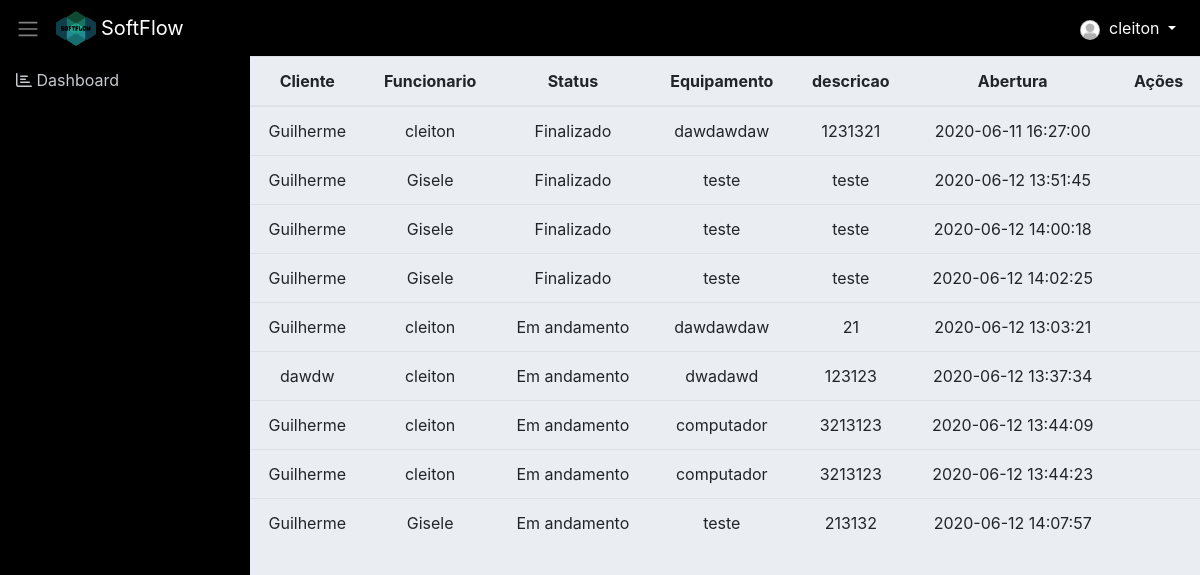
Page /chamado_todos.php (signed in) on the earlier database version.
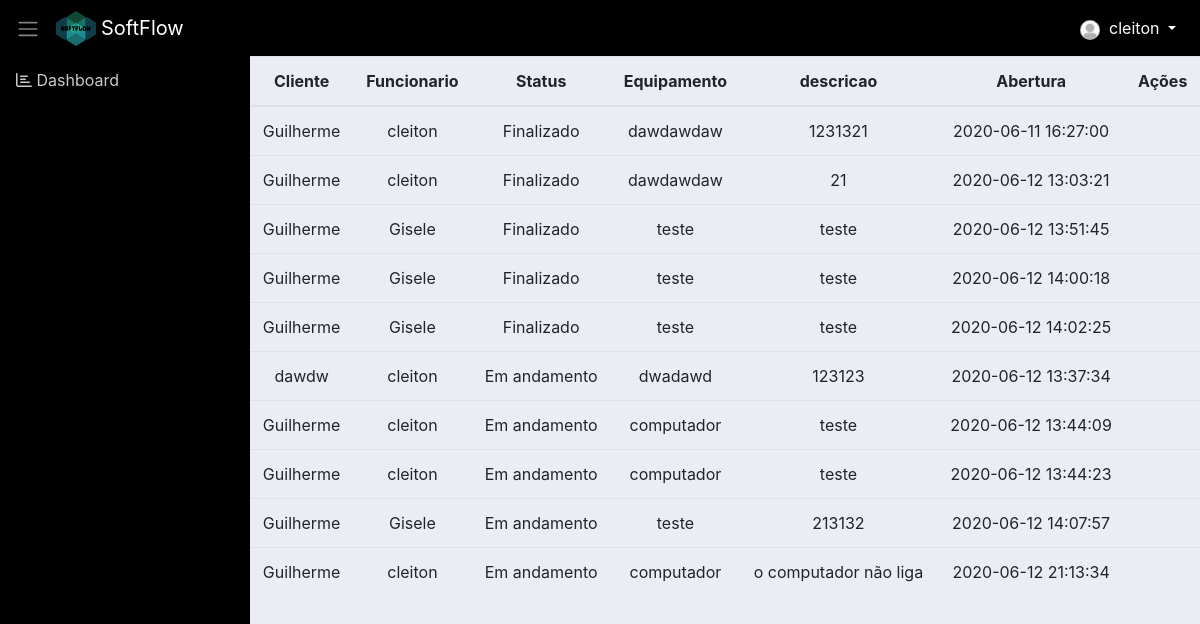
Same page on the later database version.
### tables this page shows
CREATE TABLE `chamado` (
  `id` int(11) NOT NULL,
  `id_cliente` int(11) NOT NULL,
  `id_funcionario` int(11) DEFAULT NULL,
  `status` varchar(155) NOT NULL,
  `equipamento` varchar(115) NOT NULL,
  `descricao` varchar(155) NOT NULL,
  `abertura` varchar(155) NOT NULL,
  `encerramento` varchar(155) DEFAULT NULL
);

CREATE TABLE `cliente` (
  `id` int(11) NOT NULL,
  `nome` varchar(255) NOT NULL,
  `cpf` int(50) NOT NULL,
  `telefone` int(50) NOT NULL,
  `sexo` varchar(255) NOT NULL,
  `email` varchar(255) NOT NULL,
  `cep` int(50) NOT NULL,
  `endereco` varchar(150) NOT NULL,
  `created` varchar(255) DEFAULT NULL
);

CREATE TABLE `funcionario` (
  `id` int(11) NOT NULL,
  `nome` varchar(114) NOT NULL,
  `cpf` varchar(115) NOT NULL,
  `rg` int(30) NOT NULL,
  `nascimento` varchar(30) NOT NULL,
  `email` varchar(115) NOT NULL,
  `endereco` varchar(150) NOT NULL,
  `cep` int(50) NOT NULL,
  `estado` varchar(50) NOT NULL,
  `telefone` int(10) NOT NULL,
  `tituloEleitor` varchar(115) NOT NULL,
  `escolaridade` varchar(115) NOT NULL,
  `ctps` varchar(115) NOT NULL,
  `sexo` varchar(30) NOT NULL,
  `senha` varchar(115) NOT NULL,
  `id_cargo` int(11) NOT NULL,
  `created` varchar(255) DEFAULT NULL
);

### classes/Model.php (called while the page is built, shortened)
<?php
require_once 'Conn.php';
class Model
{
    public function __construct()
    {
        $conn = new Conn();
        $this->db = $conn->getConn();
    }
}

### classes/Conn.php (called while the page is built)
<?php
class Conn {
    public static $Host = "localhost";
    public static $User = "root";
    public static $Pass = "";
    public static $Dbname = "sistema_informatica_pi";
    private static $Connect = null;
    private static function Conectar() {
        try {
            if(self::$Connect == null):
                self::$Connect = new PDO('mysql:host=' . self::$Host .';dbname='.self::$Dbname, self::$User, self::$Pass);
            endif;
        } catch (Exception $ex) {
            echo 'Mensagem: ' . $ex->getMessage();
            die;
        }
        return self::$Connect;
    }
    public function getConn() {
        return self::Conectar();
    }
}

### classes/ChamadoDAO.php (called while the page is built, shortened)
<?php
require_once 'Model.php';
class ChamadoDAO extends Model
{
    public function __construct() {
    	$this->tabela = 'chamado';
    	$this->class = 'Chamado';
    }
        public function listarTodos($funcionario)
    {
        $sql = "SELECT ch.*, cl.nome AS nome_cliente, fn.nome AS nome_funcionario FROM {$this->tabela} ch
        LEFT JOIN cliente cl ON cl.id = ch.id_cliente
        LEFT JOIN funcionario fn ON fn.id = ch.id_funcionario
        ORDER BY ch.status DESC";
        $stmt = $this->db->prepare($sql);
        $stmt->setFetchMode(PDO::FETCH_CLASS, $this->class);
        $stmt->execute();
        return $stmt->fetchAll();
    }
}

### classes/Chamado.php (called while the page is built, shortened)
<?php
class Chamado
{
	private $status;
	private $descricao;
	private $abertura;
    private $equipamento;
    public function getStatus()
    {
        return $this->status;
    }
    public function getDescricao()
    {
        return $this->descricao;
    }
    public function getAbertura()
    {
        return $this->abertura;
    }
    public function getEquipamento()
    {
        return $this->equipamento;
    }
}

### chamado_todos.php (the view, shortened to what this page needs)
<?php include 'layout/header.php'; ?>
<?php include './layout/menu.php'; ?>
<?php
require 'classes/Chamado.php';
require 'classes/ChamadoDAO.php';
$chamadoDAO = new ChamadoDAO();
$funcionario = $_SESSION['id_funcionario'];
$chamados = $chamadoDAO->listarTodos($funcionario);
?>
<div style="width: 100%;">
	<table class="table text-center">
		<thead>
			<tr>
				<th>Cliente</th>
				<th>Funcionario</th>
				<th>Status</th>
				<th>Equipamento</th>
				<th>descricao</th>
				<th>Abertura</th>
				<th>Ações</th>
			</tr>
		</thead>
		<tbody>
			<?php foreach ($chamados as $chamado) { ?>
				<tr>
					<td><?= $chamado->nome_cliente; ?></td>
					<td><?= $chamado->nome_funcionario; ?></td>
					<td><?= $chamado->getStatus() ?></td>
					<td><?= $chamado->getEquipamento() ?></td>
					<td><?= $chamado->getDescricao() ?></td>
					<td><?= $chamado->getAbertura() ?></td>
					<td>
					</td>
				</tr>
			<?php } ?>
		</tbody>
	</table>
</div>
<?php include 'layout/footer.php'; ?>

### layout/header.php (shortened to what this page needs)
<!DOCTYPE html>
<html>
<head>
	<link rel="stylesheet" href="assets/css/bootstrap.min.css">
	<link rel="stylesheet" href="assets/css/fontawesome.min.css">
	<link rel="stylesheet" href="assets/css/dashboard.css">
</head>
<body>
	<nav class="navbar navbar-expand navbar-dark" id="navbar">
		<a class="sidebar-toggle text-light mr-3">
			<span class="navbar-toggler-icon"></span>
		</a>
		<img src="assets/img/logo.png" style="height: 35px; width: 40px;" >
		<a class="navbar-brand" href="adm.php" style="margin-left: 5px;">SoftFlow</a>
		<div class="collapse navbar-collapse">
			<ul class="navbar-nav ml-auto">
				<li class="nav-item dropdown">
					<a class="nav-link dropdown-toggle menu-header" href="#" id="navbarDropdownMenuLink" data-toggle="dropdown">
						<img class="rounded-circle" src="assets/img/usuario.png" width="20" height="20"> &nbsp;<span class="d-none d-sm-inline"><?= $_SESSION['nome']?></span>
					</a>
				</li>
			</ul>
		</div>
	</nav>
	<div class="d-flex">

### layout/menu.php (shortened to what this page needs)
<nav class="sidebar">
    <ul class="list-unstyled">
        <li><a href="adm.php"><i class="far fa-chart-bar"></i></i> Dashboard</a></li>
    </ul>
</nav>

### layout/footer.php (shortened to what this page needs)
</div>
</body>
</html>

### assets/css/dashboard.css (style rules this page uses)
body { background-color: #eaeef3; }
.menu-header { color: #FFF !important; }
.sidebar { background-color: #000000; min-width: 250px; max-width: 250px; min-height: calc(100vh - 56px); transition: all 0.3s; }
.sidebar ul li a { display: block; padding: 0.75rem 1rem; color: #c7cace; text-decoration: none; }
#navbar { background-color: #000000; }

Differences in the rows shown:
changed chamado (number 2 of 10 on the later page): status "Em andamento" → "Finalizado"; moves up the list
changed chamado (number 7 of 10 on the later page): descricao "3213123" → "teste"
changed chamado (number 8 of 10 on the later page): descricao "3213123" → "teste"
added chamado: id_cliente.nome "Guilherme", id_funcionario.nome "cleiton", status "Em andamento", equipamento "computador", descricao "o computador não liga", abertura "2020-06-12 21:13:34"
